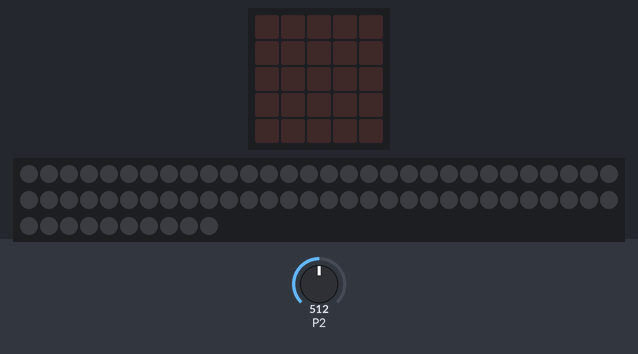
The program below on a simulated BBC micro:bit (MakeCode). On the bench: the board's 5×5 LED display, 70 RGB LEDs in strip order, left to right, continuing on the next row. The inputs (shaded band) are chosen by the test bench; at power-on: P2 = 512 (analog values on the 0–1023 scale). Dim RGB values are drawn brighter than linear.

Above: at 1.2 s.
1.3 s: P2 set to 22
2.8 s: P2 set to 17
At 4.4 s:
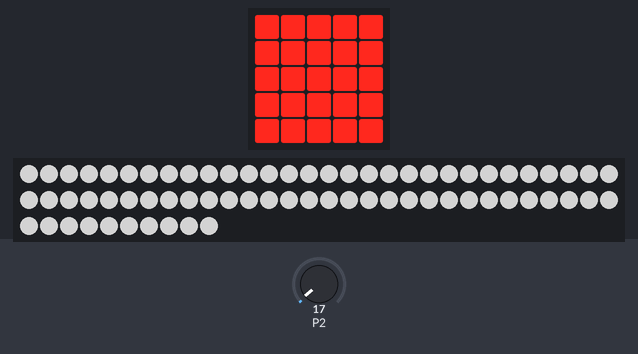
4.8 s: P2 set to 122
At 5.26 s:
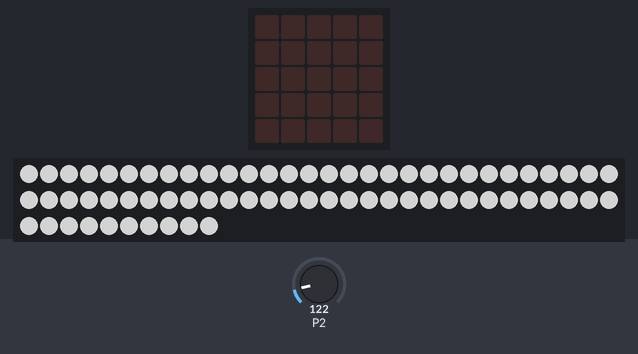
6.9 s: P2 set to 10
At 7.38 s:
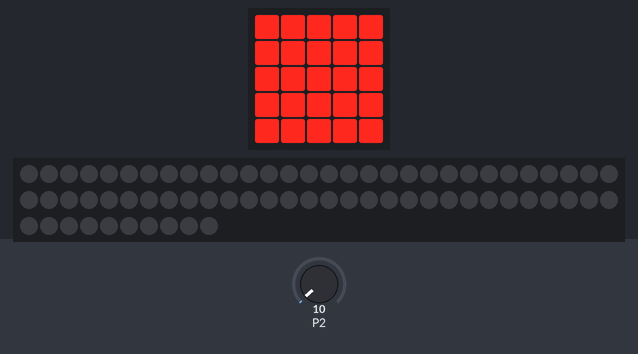
9.0 s: P2 set to 30
At 10.5 s:
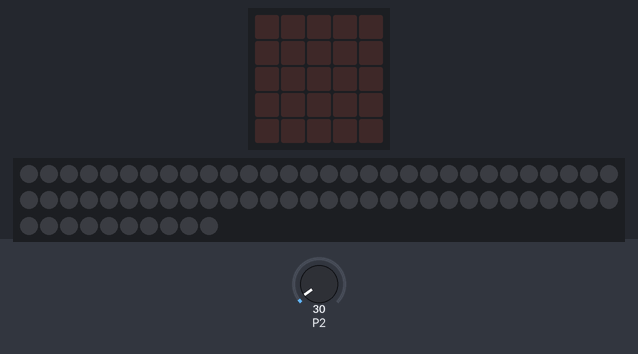
11.2 s: P2 set to 0
At 12.9 s:
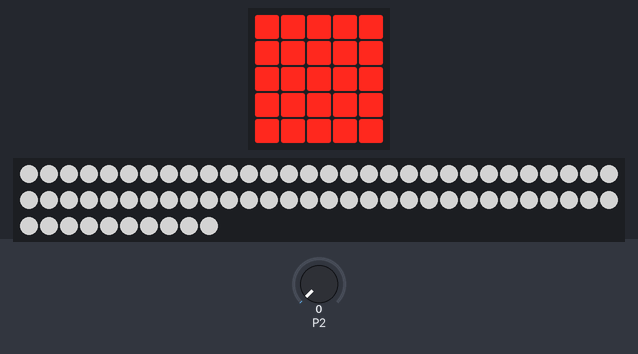
Timing chart, 0 to 14.3 s (numbered marks = the images above; inputs shaded):
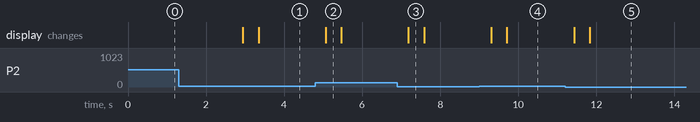

The program:

main.ts
```typescript
let a = 0
let strip: neopixel.Strip = null
basic.forever(function () {
    a = pins.analogReadPin(AnalogPin.P2)
    strip = neopixel.create(DigitalPin.P1, 70, NeoPixelMode.RGBW)
    if (a < 20) {
        basic.showLeds(`
            # # # # #
            # # # # #
            # # # # #
            # # # # #
            # # # # #
            `)
        strip.showColor(neopixel.hsl(0, 0, 100))
    } else {
        basic.showLeds(`
            . . . . .
            . . . . .
            . . . . .
            . . . . .
            . . . . .
            `)
        strip.showColor(neopixel.hsl(0, 0, 0))
    }
    strip.show()
})
```

test.ts
```typescript
// tu są testy; nie będzie to kompilowane, gdy ten pakiet będzie używany jako rozszerzenie.
```

Measured:
- the behaviour switches between 20 and 19 on P2 (found by bisection; images 0 and 1)
- after the input at 1.3 s, every drawn part: stays the same
- after the input at 2.8 s, the display: first changes after 0.14 s (image 1 shows a later state)
- after the input at 4.8 s, the display: changes after 0.26 s (image 2)
- after the input at 6.9 s, the display: changes after 0.29 s (image 3)
- after the input at 9.0 s, the display: first changes after 0.31 s (image 4 shows a later state)
- after the input at 11.2 s, the display: first changes after 0.23 s (image 5 shows a later state)
- what the display in image 2 shows lasts 0.4 s, from 5.1 s to 5.5 s
